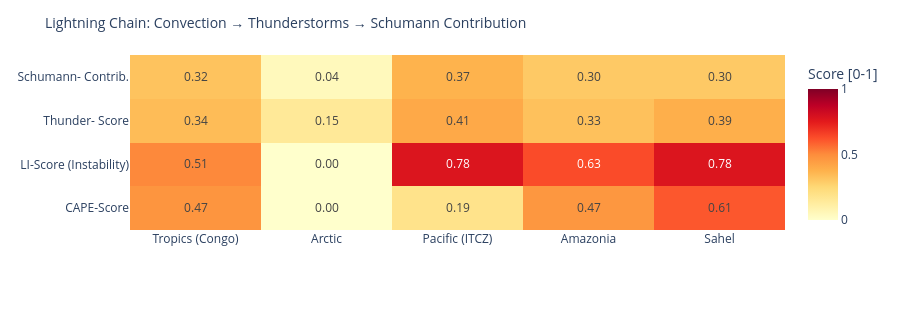

Source (notebook cell):
### Code cell
# ============================================================
# LIGHTNING CHAIN: Convection → Thunderstorms → Schumann
# Shows the causal chain per measurement point as heatmap
# ============================================================

def cape_score(v):
    """CAPE → normalized score [0,1]"""
    if v is None or pd.isna(v): return 0.0
    return min(1.0, float(v) / 3000)

def li_score(v):
    """Lifted Index: negative = unstable → score [0,1]"""
    if v is None or pd.isna(v): return 0.3
    return min(1.0, max(0.0, (-float(v) + 6) / 12))

def cloud_score(v):
    if v is None or pd.isna(v): return 0.3
    return float(v) / 100

def thunder_score(row):
    """Kombinierter Gewitterwahrscheinlichkeits-Score
    CAPE + LI + Bedeckung + WMO-Gewitter + konvektiver Niederschlag (showers)
    Hinweis: X-Ray und Kp sind kein Bestandteil – nur geomagn./solarer Kontext.
    """
    cs = cape_score(row.get('cape'))
    ls = li_score(row.get('li'))
    cl = cloud_score(row.get('cloud'))
    t  = 1.0 if row.get('thunderstorm') else 0.0
    # Convective precipitation (showers) as additional indicator
    sh = min(1.0, (row.get('showers') or 0) / 5.0)
    return round(cs * 0.30 + ls * 0.25 + cl * 0.15 + t * 0.20 + sh * 0.10, 3)

def schumann_contribution(t_score, lat):
    """Schumann contribution: higher in tropics (±30°), scaled by thunderstorm score"""
    lat_weight = max(0.3, 1.0 - abs(lat) / 60)
    return round(t_score * lat_weight, 3)

df_atm['cape_score']   = df_atm.apply(lambda r: cape_score(r['cape']), axis=1)
df_atm['li_score']     = df_atm.apply(lambda r: li_score(r['li']),    axis=1)
df_atm['thunder_score']= df_atm.apply(lambda r: thunder_score(r.to_dict()), axis=1)
df_atm['schumann_contribution'] = df_atm.apply(
    lambda r: schumann_contribution(r['thunder_score'], r['lat']), axis=1)

metrics = ['cape_score', 'li_score', 'thunder_score', 'schumann_contribution']
labels  = ['CAPE-Score', 'LI-Score\n(Instability)', 'Thunder-\nScore', 'Schumann-\nContrib.']
z_data  = [df_atm[m].tolist() for m in metrics]

fig = go.Figure(go.Heatmap(
    z=z_data,
    x=df_atm['point'].tolist(),
    y=labels,
    colorscale='YlOrRd',
    zmin=0, zmax=1,
    text=[[f'{v:.2f}' for v in row] for row in z_data],
    texttemplate='%{text}', textfont=dict(size=12),
    colorbar=dict(title='Score [0-1]')
))
fig.update_layout(
    title=dict(text='Lightning Chain: Convection → Thunderstorms → Schumann Contribution', font=dict(size=14)),
    height=310,
    plot_bgcolor='rgba(0,0,0,0)', paper_bgcolor='rgba(0,0,0,0)',
    margin=dict(l=130, r=80, t=55, b=80)
)
fig.show()

### Figure 1 — Plotly figure (JSON) as saved in the notebook; plotly's stock layout.template omitted (floating-point values rounded to 4 significant figures)
{"data": [{"colorbar": {"title": {"text": "Score [0-1]"}}, "colorscale": [[0.0, "rgb(255,255,204)"], [0.125, "rgb(255,237,160)"], [0.25, "rgb(254,217,118)"], [0.375, "rgb(254,178,76)"], [0.5, "rgb(253,141,60)"], [0.625, "rgb(252,78,42)"], [0.75, "rgb(227,26,28)"], [0.875, "rgb(189,0,38)"], [1.0, "rgb(128,0,38)"]], "text": [["0.47", "0.00", "0.19", "0.47", "0.61"], ["0.51", "0.00", "0.78", "0.63", "0.78"], ["0.34", "0.15", "0.41", "0.33", "0.39"], ["0.32", "0.04", "0.37", "0.30", "0.30"]], "textfont": {"size": 12}, "texttemplate": "%{text}", "type": "heatmap", "x": ["Tropics (Congo)", "Arctic", "Pacific (ITCZ)", "Amazonia", "Sahel"], "y": ["CAPE-Score", "LI-Score\n(Instability)", "Thunder-\nScore", "Schumann-\nContrib."], "z": [[0.4733, 0.0, 0.1867, 0.4667, 0.6067], [0.5083, 0.0, 0.775, 0.6333, 0.775], [0.343, 0.15, 0.406, 0.328, 0.386], [0.32, 0.045, 0.372, 0.301, 0.302]], "zmax": 1, "zmin": 0}], "layout": {"height": 310, "margin": {"b": 80, "l": 130, "r": 80, "t": 55}, "paper_bgcolor": "rgba(0,0,0,0)", "plot_bgcolor": "rgba(0,0,0,0)", "title": {"font": {"size": 14}, "text": "Lightning Chain: Convection → Thunderstorms → Schumann Contribution"}}}
